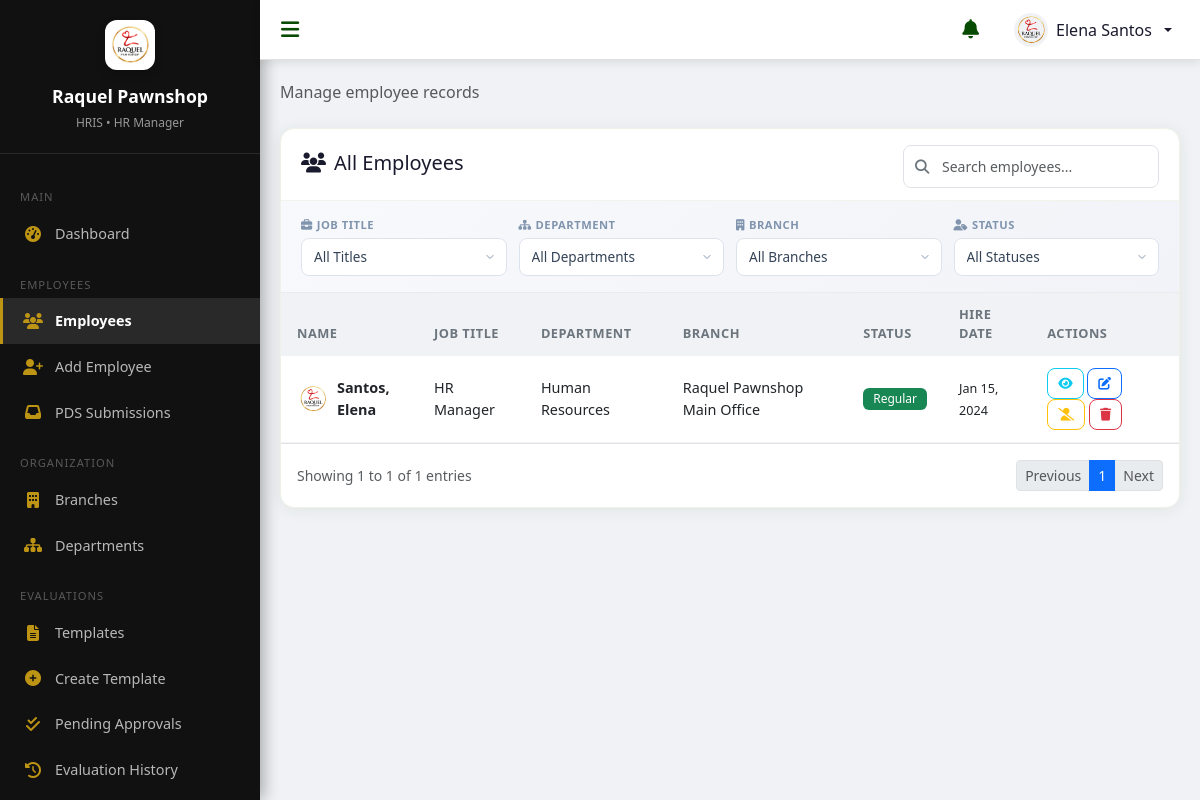
Screenshot of /manager/employees.php (signed in) with the database file from the repository.
### tables this page shows
CREATE TABLE employees (
    employee_id INT AUTO_INCREMENT PRIMARY KEY,
    employee_code VARCHAR(30) NULL UNIQUE,
    
     
    first_name VARCHAR(100) NOT NULL,
    last_name VARCHAR(100) NOT NULL,
    middle_name VARCHAR(100) NULL,
    name_extension VARCHAR(10) NULL,
    date_of_birth DATE NULL,
    place_of_birth VARCHAR(255) NULL,
    gender ENUM('Male', 'Female', 'Other') NULL,
    civil_status ENUM('Single', 'Married', 'Widowed', 'Separated', 'Other') NULL,
    
     
    hire_date DATE NOT NULL,
    job_title VARCHAR(150) NOT NULL,
    department_id INT NULL,
    branch_id INT NULL,
    employment_status ENUM('Regular', 'Probationary', 'Contractual', 'Resigned', 'Terminated') DEFAULT 'Regular',
    employment_type ENUM('Full-time', 'Part-time') DEFAULT 'Full-time',
    contract_start_date DATE NULL,
    contract_end_date DATE NULL,
    
    profile_picture VARCHAR(255) NULL,
    is_active TINYINT(1) DEFAULT 1,
    created_at TIMESTAMP DEFAULT CURRENT_TIMESTAMP,
    updated_at TIMESTAMP DEFAULT CURRENT_TIMESTAMP ON UPDATE CURRENT_TIMESTAMP,
    deleted_at TIMESTAMP NULL DEFAULT NULL,
    
    CONSTRAINT fk_employees_department FOREIGN KEY (department_id) REFERENCES departments(department_id) ON DELETE SET NULL,
    CONSTRAINT fk_employees_branch FOREIGN KEY (branch_id) REFERENCES branches(branch_id) ON DELETE SET NULL,
    INDEX idx_employee_names (last_name, first_name),
    INDEX idx_employee_dept (department_id, branch_id),
    INDEX idx_employee_employment_status (employment_status, is_active, deleted_at)
);

CREATE TABLE departments (
    department_id INT AUTO_INCREMENT PRIMARY KEY,
    department_name VARCHAR(100) NOT NULL,
    description TEXT NULL,
    is_active TINYINT(1) DEFAULT 1,
    created_at TIMESTAMP DEFAULT CURRENT_TIMESTAMP,
    updated_at TIMESTAMP DEFAULT CURRENT_TIMESTAMP ON UPDATE CURRENT_TIMESTAMP,
    deleted_at TIMESTAMP NULL DEFAULT NULL,
    INDEX idx_department_status (is_active, deleted_at)
);

CREATE TABLE branches (
    branch_id INT AUTO_INCREMENT PRIMARY KEY,
    branch_name VARCHAR(100) NOT NULL,
    location VARCHAR(255) NOT NULL,
    is_active TINYINT(1) DEFAULT 1,
    created_at TIMESTAMP DEFAULT CURRENT_TIMESTAMP,
    updated_at TIMESTAMP DEFAULT CURRENT_TIMESTAMP ON UPDATE CURRENT_TIMESTAMP,
    deleted_at TIMESTAMP NULL DEFAULT NULL,
    INDEX idx_branch_status (is_active, deleted_at)
);

### includes/functions.php (called while the page is built, shortened)
<?php
function e($string)
{
    return htmlspecialchars($string ?? '', ENT_QUOTES, 'UTF-8');
}
function getEmployeeAvatar($profile_picture)
{
    $fallback = BASE_URL . '/assets/img/logo/logo.png';
    return $fallback;
}
function formatDate($date, $format = 'M d, Y')
{
    return date($format, strtotime($date));
}
?>

### manager/employees.php (the view, shortened to what this page needs)
<?php
require_once '../includes/session-check.php';
require_once '../includes/functions.php';
require_once '../includes/header.php';
$employees = $conn->query("
    SELECT e.*, b.branch_name, d.department_name
    FROM employees e
    LEFT JOIN branches b ON e.branch_id = b.branch_id
    LEFT JOIN departments d ON e.department_id = d.department_id
    WHERE e.employee_id NOT IN (SELECT employee_id FROM users WHERE role = 'Admin' AND employee_id IS NOT NULL)
    ORDER BY e.last_name, e.first_name
");
?>
<div class="d-flex justify-content-between align-items-center mb-4">
    <p class="text-muted mb-0">Manage employee records</p>
</div>
<div class="chart-card fadeup">
    <div class="cc-header">
        <h5><i class="fas fa-users me-2"></i>All Employees</h5>
        <div class="search-box">
            <i class="fas fa-search search-icon"></i>
            <input type="text" class="form-control form-control-sm" id="customSearchEmp" placeholder="Search employees...">
        </div>
    </div>
    <div class="filter-toolbar" id="filterToolbar">
        <div class="filter-group">
            <label><i class="fas fa-briefcase me-1"></i>Job Title</label>
            <select id="filterJobTitle">
                <option value="">All Titles</option>
            </select>
        </div>
        <div class="filter-group">
            <label><i class="fas fa-sitemap me-1"></i>Department</label>
            <select id="filterDepartment">
                <option value="">All Departments</option>
            </select>
        </div>
        <div class="filter-group">
            <label><i class="fas fa-building me-1"></i>Branch</label>
            <select id="filterBranch">
                <option value="">All Branches</option>
            </select>
        </div>
        <div class="filter-group">
            <label><i class="fas fa-user-tag me-1"></i>Status</label>
            <select id="filterStatus">
                <option value="">All Statuses</option>
            </select>
        </div>
    </div>
    <div class="cc-body p-0">
        <div class="table-responsive">
            <table class="table table-hover" id="empTable">
                <thead>
                    <tr>
                        <th>Name</th>
                        <th>Job Title</th>
                        <th>Department</th>
                        <th>Branch</th>
                        <th>Status</th>
                        <th>Hire Date</th>
                        <th>Actions</th>
                    </tr>
                </thead>
                <tbody>
                    <?php while ($emp = $employees->fetch_assoc()): ?>
                        <tr data-jobtitle="<?php echo e($emp['job_title']); ?>" data-department="<?php echo e($emp['department_name'] ?? 'N/A'); ?>" data-branch="<?php echo e($emp['branch_name'] ?? 'N/A'); ?>" data-status="<?php echo e($emp['employment_status']); ?>">
                            <td>
                                <div class="d-flex align-items-center">
                                    <img src="<?php echo getEmployeeAvatar($emp['profile_picture']); ?>" alt="Profile" class="rounded-circle me-2" style="width: 32px; height: 32px; object-fit: cover;">
                                    <strong><?php echo e($emp['last_name'] . ', ' . $emp['first_name']); ?></strong>
                                </div>
                            </td>
                            <td><?php echo e($emp['job_title']); ?></td>
                            <td><?php echo e($emp['department_name'] ?? 'N/A'); ?></td>
                            <td><?php echo e($emp['branch_name'] ?? 'N/A'); ?></td>
                            <td>
                                <span class="badge <?php echo $emp['is_active'] ? 'bg-success' : 'bg-danger'; ?>">
                                    <?php echo $emp['employment_status']; ?>
                                </span>
                            </td>
                            <td><small><?php echo formatDate($emp['hire_date']); ?></small></td>
                            <td>
                                <a href="<?php echo BASE_URL; ?>/manager/view-employee.php?id=<?php echo $emp['employee_id']; ?>" class="btn btn-sm btn-outline-info" title="View Details">
                                    <i class="fas fa-eye"></i>
                                </a>
                                <a href="<?php echo BASE_URL; ?>/manager/edit-employee.php?id=<?php echo $emp['employee_id']; ?>" class="btn btn-sm btn-outline-primary" title="Edit">
                                    <i class="fas fa-edit"></i>
                                </a>
                                <?php if ($emp['is_active']): ?>
                                    <button type="button" class="btn btn-sm btn-outline-warning" title="Deactivate"
                                            onclick="setDeactivateTarget(<?php echo $emp['employee_id']; ?>, '<?php echo e(addslashes($emp['first_name'] . ' ' . $emp['last_name'])); ?>')"
                                            data-bs-toggle="modal" data-bs-target="#deactivateModal">
                                        <i class="fas fa-user-slash"></i>
                                    </button>
                                <?php endif; ?>
                                <button type="button" class="btn btn-sm btn-outline-danger" title="Delete Permanently"
                                        onclick="setDeleteTarget(<?php echo $emp['employee_id']; ?>, '<?php echo e(addslashes($emp['first_name'] . ' ' . $emp['last_name'])); ?>')"
                                        data-bs-toggle="modal" data-bs-target="#deleteModal">
                                    <i class="fas fa-trash"></i>
                                </button>
                            </td>
                        </tr>
                    <?php endwhile; ?>
                </tbody>
            </table>
        </div>
        <div class="d-flex justify-content-between align-items-center p-3 border-top" id="paginationWrapper">
            <div id="paginationInfo" class="text-muted small"></div>
            <ul class="pagination pagination-sm mb-0" id="paginationNumbers">
            </ul>
        </div>
    </div>
</div>
<?php require_once '../includes/footer.php'; ?>

### assets/css/style.css (style rules this page uses)
:root { --primary-blue: #294306; --primary-light: #BD9414; --primary-dark: #1a2b04; --accent: #D71920; --bg-gray: #f0f2f5; --bg-white: #ffffff; --text-dark: #1a1a2e; --text-muted: #6c757d; --success: #28a745; --warning: #ffc107; --danger: #dc3545; --info: #17a2b8; --purple: #6f42c1; --sidebar-width: 260px; --sidebar-collapsed-width: 70px; --header-height: 60px; }
* { box-sizing: border-box; }
body { font-family: 'Segoe UI', Tahoma, Geneva, Verdana, sans-serif; background: var(--bg-gray); margin: 0; padding: 0; color: var(--text-dark); }
a { text-decoration: none; }
.table { margin-bottom: 0; }
.table thead th { background: var(--bg-gray); font-weight: 600; font-size: 0.8rem; text-transform: uppercase; letter-spacing: 0.5px; color: var(--text-muted); border-bottom: none; padding: 12px 16px; }
.table tbody td { padding: 12px 16px; vertical-align: middle; font-size: 0.9rem; border-color: #f5f5f5; }
.badge { font-weight: 500; padding: 5px 10px; border-radius: 6px; font-size: 0.75rem; }
.btn { border-radius: 8px; font-weight: 500; padding: 8px 16px; transition: all 0.2s; }
.btn-sm { padding: 5px 10px; font-size: 0.8rem; }
.form-control, .form-select { border-radius: 8px; padding: 10px 14px; border: 1.5px solid #dee2e6; transition: border-color 0.3s, box-shadow 0.3s; }
.search-box { position: relative; max-width: 300px; }
.search-box input { padding-left: 38px; border-radius: 8px; }
.search-box .search-icon { position: absolute; left: 12px; top: 50%; transform: translateY(-50%); color: var(--text-muted); font-size: 0.9rem; }
.chart-card { background: #fff; border-radius: 14px; border: 1px solid #eef2e8; box-shadow: 0 2px 16px rgba(41,67,6,.07); overflow: hidden; height: 100%; display: flex; flex-direction: column; position: relative; }
.chart-card .cc-header { padding: 16px 20px 12px; border-bottom: 1px solid #f0f4eb; display: flex; align-items: center; justify-content: space-between; }
.chart-card .cc-body { padding: 16px; flex: 1; }
img, svg, canvas, video { max-width: 100%; }
.table-responsive { overflow-x: auto; -webkit-overflow-scrolling: touch; }

### manager/employees.php (style rules this page uses)
.filter-toolbar { padding: 16px 20px; background: linear-gradient(135deg, #f8f9fc 0%, #f1f3f8 100%); border-bottom: 1px solid #e8ecf1; display: flex; flex-wrap: wrap; gap: 12px; align-items: center; }
.filter-group { position: relative; min-width: 180px; flex: 1; }
.filter-group label { display: block; font-size: 0.7rem; font-weight: 700; text-transform: uppercase; letter-spacing: 0.5px; color: #8094ae; margin-bottom: 4px; }
.filter-group select { width: 100%; padding: 8px 32px 8px 12px; border: 1px solid #dce3ed; border-radius: 8px; background: #fff; font-size: 0.85rem; font-weight: 500; color: #344357; transition: all 0.2s ease; appearance: none; -webkit-appearance: none; background-repeat: no-repeat; background-position: right 10px center; cursor: pointer; }

### rows the page displays
employees: last_name+first_name "Santos, Elena", job_title "HR Manager", department.department_name "Human Resources", branch.branch_name "Raquel Pawnshop Main Office", employment_status "Regular", hire_date "Jan 15, 2024"

### other values shown
$sys_pawnshop_name "Raquel Pawnshop"
$effective_role "HR Manager"
$label "MAIN"
$item['label'] "Dashboard"
$label "EMPLOYEES"
$item['label'] "Employees"
$item['label'] "Add Employee"
$item['label'] "PDS Submissions"
$label "ORGANIZATION"
$item['label'] "Branches"
$item['label'] "Departments"
$label "EVALUATIONS"
$item['label'] "Templates"
$item['label'] "Create Template"
$item['label'] "Pending Approvals"
